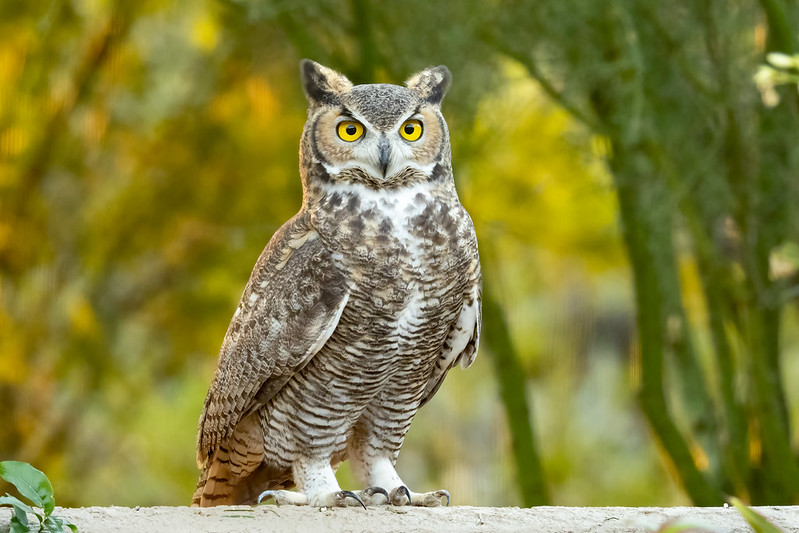
#> input picture images/Great-Horned-Owl-Tucson-800-Mick-Thompson-CC.jpg, 799 x 533 px
$ python graphcut.py images/Great-Horned-Owl-Tucson-800-Mick-Thompson-CC.jpg
#> lines starting #> are read from the running program, lines starting #| are printed output that depends on the picture
### augmentingPath.py
import numpy as np
import queue

def bfs(rGraph, V, s, t, parent):
    q = queue.Queue()
    visited = np.zeros(V, dtype=bool)
    q.put(s)
    visited[s] = True
    parent[s] = -1

    while not q.empty():
        u = q.get()
        for v in range(V):
            if not visited[v] and rGraph[u][v] > 0:
                q.put(v)
                parent[v] = u
                visited[v] = True
    return visited[t]

def dfs(rGraph, V, s, visited):
    stack = [s]
    while stack:
        v = stack.pop()
        if not visited[v]:
            visited[v] = True
            stack.extend([u for u in range(V) if rGraph[v][u] > 0])

def augmentingPath(graph, s, t):
    print("Running augmenting path algorithm")
    rGraph = graph.copy()
    V = len(graph)
    parent = np.zeros(V, dtype='int32')

    while bfs(rGraph, V, s, t, parent):
        pathFlow = float("inf")
        v = t
        while v != s:
            u = parent[v]
            pathFlow = min(pathFlow, rGraph[u][v])
            v = parent[v]

        v = t
        while v != s:
            u = parent[v]
            rGraph[u][v] -= pathFlow
            rGraph[v][u] += pathFlow
            v = parent[v]

    visited = np.zeros(V, dtype=bool)
    dfs(rGraph, V, s, visited)

    cuts = []

    for i in range(V):
        for j in range(V):
            if visited[i] and not visited[j] and graph[i][j] > 0:
                cuts.append((i, j))
    return cuts

# [14 lines that do not run on import are left out]

### graphcut.py
import cv2
import numpy as np
import os
import argparse
from math import exp, pow
from augmentingPath import augmentingPath
from pushRelabel import pushRelabel
from boykovKolmogorov import boykovKolmogorov
from dinics import dinic_algorithm

# np.set_printoptions(threshold=np.inf)
graphCutAlgo = {"ap": augmentingPath,
                "pr": pushRelabel,
                "bk": boykovKolmogorov ,
                "dn": dinic_algorithm}
SIGMA = 30
# LAMBDA = 1
OBJCOLOR, BKGCOLOR = (0, 0, 255), (0, 255, 0)
OBJCODE, BKGCODE = 1, 2
OBJ, BKG = "OBJ", "BKG"

CUTCOLOR = (0, 0, 255)

SOURCE, SINK = -2, -1
SF = 10
LOADSEEDS = False
# drawing = False

def show_image(image):
    windowname = "Segmentation"
    cv2.namedWindow(windowname, cv2.WINDOW_NORMAL)
    cv2.startWindowThread()
    cv2.imshow(windowname, image)
    cv2.waitKey(0)
    cv2.destroyAllWindows()

def plantSeed(image):

    def drawLines(x, y, pixelType):
        if pixelType == OBJ:
            color, code = OBJCOLOR, OBJCODE
        else:
            color, code = BKGCOLOR, BKGCODE
        cv2.circle(image, (x, y), radius, color, thickness)
        cv2.circle(seeds, (x // SF, y // SF), radius // SF, code, thickness)

    def onMouse(event, x, y, flags, pixelType):
        global drawing
        if event == cv2.EVENT_LBUTTONDOWN:
            drawing = True
            drawLines(x, y, pixelType)
        elif event == cv2.EVENT_MOUSEMOVE and drawing:
            drawLines(x, y, pixelType)
        elif event == cv2.EVENT_LBUTTONUP:
            drawing = False

    def paintSeeds(pixelType):
        print(f"Planting {pixelType} seeds")
        global drawing
        drawing = False
        windowname = f"Plant {pixelType} seeds"
        cv2.namedWindow(windowname, cv2.WINDOW_AUTOSIZE)
        cv2.setMouseCallback(windowname, onMouse, pixelType)
        while True:
            cv2.imshow(windowname, image)
            if cv2.waitKey(1) & 0xFF == 27:
                break
        cv2.destroyAllWindows()

    seeds = np.zeros(image.shape, dtype="uint8")
    image = cv2.cvtColor(image, cv2.COLOR_GRAY2RGB)
    image = cv2.resize(image, (0, 0), fx=SF, fy=SF)

    radius = 10
    thickness = -1 # fill the whole circle
    global drawing
    drawing = False

    paintSeeds(OBJ)
    paintSeeds(BKG)
    return seeds, image


# Large when ip - iq < sigma, and small otherwise
def boundaryPenalty(ip, iq):
    bp = 100 * exp(- pow(int(ip) - int(iq), 2) / (2 * pow(SIGMA, 2)))
    return bp

def buildGraph(image):
    V = image.size + 2
    graph = np.zeros((V, V), dtype='int32')
    K = makeNLinks(graph, image)
    seeds, seededImage = plantSeed(image)
    makeTLinks(graph, seeds, K)
    return graph, seededImage

def makeNLinks(graph, image):
    K = -float("inf")
    r, c = image.shape
    for i in range(r):
        for j in range(c):
            x = i * c + j
            if i + 1 < r: # pixel below
                y = (i + 1) * c + j
                bp = boundaryPenalty(image[i][j], image[i + 1][j])
                graph[x][y] = graph[y][x] = bp
                K = max(K, bp)
            if j + 1 < c: # pixel to the right
                y = i * c + j + 1
                bp = boundaryPenalty(image[i][j], image[i][j + 1])
                graph[x][y] = graph[y][x] = bp
                K = max(K, bp)
    return K

def makeTLinks(graph, seeds, K):
    r, c = seeds.shape

    for i in range(r):
        for j in range(c):
            x = i * c + j
            if seeds[i][j] == OBJCODE:
                # graph[x][source] = K
                graph[SOURCE][x] = K
            elif seeds[i][j] == BKGCODE:
                graph[x][SINK] = K
                # [4 lines of commented-out code are left out]

def displayCut(image, cuts):
    def colorPixel(i, j):
        image[i][j] = CUTCOLOR

    r, c = image.shape
    image = cv2.cvtColor(image, cv2.COLOR_GRAY2RGB)
    for c in cuts:
        if c[0] != SOURCE and c[0] != SINK and c[1] != SOURCE and c[1] != SINK:
            colorPixel(c[0] // r, c[0] % r)
            colorPixel(c[1] // r, c[1] % r)
    return image

def imageSegmentation(imagefile, size=(30, 30), algo="ff"):
#> called with size = (30, 30), algo = 'ap'
    pathname = os.path.splitext(imagefile)[0]
    image = cv2.imread(imagefile, cv2.IMREAD_GRAYSCALE)
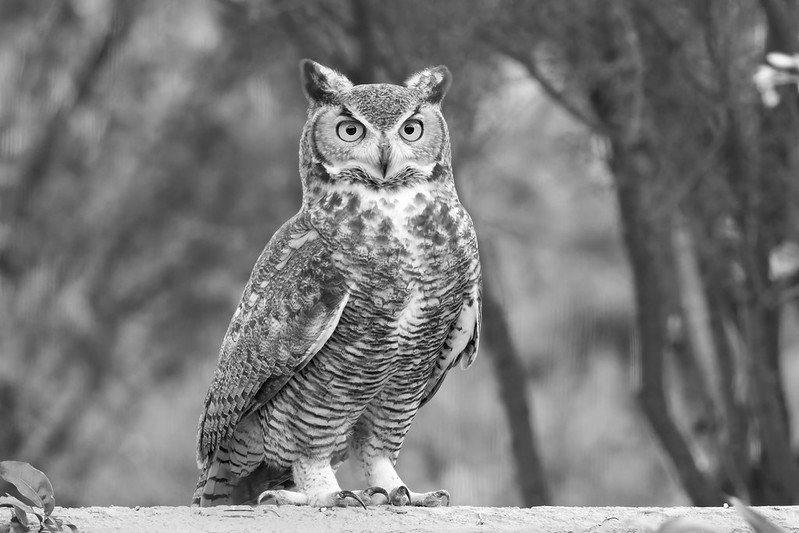
#> image: shape (533, 799); min 0, max 255, mean 120.5
    image = cv2.resize(image, size)
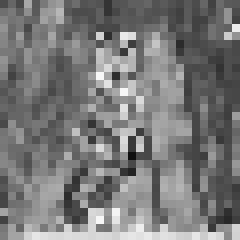
#> image: shape (30, 30) (shown 8 times larger); min 14, max 247, mean 120.2
    graph, seededImage = buildGraph(image)
#> the loop in makeNLinks, `for i in range(r):` made 30 passes
#> after the loop in makeNLinks, `for i in range(r):`:
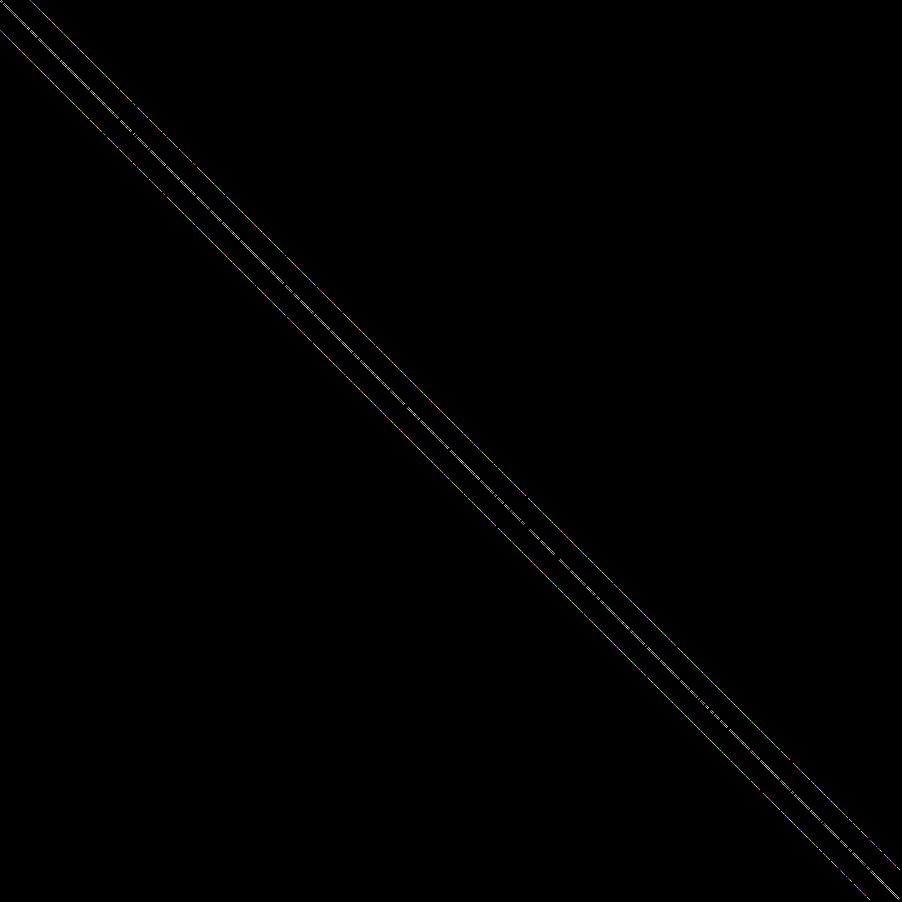
#> graph: shape (902, 902) int32; 70 distinct labels, from 0 to 100; one colour per label, 0 black
#> in plantSeed, `image = cv2.resize(image, (0, 0), fx=SF, fy=SF)`:
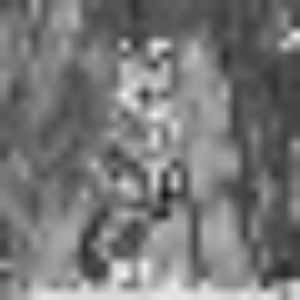
#> image: shape (300, 300, 3); min 19, max 244, mean 120
#> (key Esc is pressed here)
#> (key Enter is pressed here)
#> in buildGraph, `seeds, seededImage = plantSeed(image)`: seeds: shape (30, 30); every value is 0
    cv2.imwrite(pathname + "seeded.jpg", seededImage)

    global SOURCE, SINK
    SOURCE += len(graph)
    SINK   += len(graph)

    cuts = graphCutAlgo[algo](graph, SOURCE, SINK)
#> the loop in dfs, `while stack:` made 1 pass
    print("cuts:")
    print(cuts)
    image = displayCut(image, cuts)
    image = cv2.resize(image, (0, 0), fx=SF, fy=SF)
    show_image(image)
    savename = pathname + "cut.jpg"
    cv2.imwrite(savename, image)
    print(f"Saved image as {savename}")

def parseArgs():
    def algorithm(string):
        if string in graphCutAlgo:
            return string
        raise argparse.ArgumentTypeError(
            f"Algorithm should be one of the following: {', '.join(graphCutAlgo.keys())}")

    parser = argparse.ArgumentParser()
    parser.add_argument("imagefile")
    parser.add_argument("--size", "-s",
                        default=30, type=int,
                        help="Defaults to 30x30")
    parser.add_argument("--algo", "-a", default="ap", type=algorithm)
    return parser.parse_args()

if __name__ == "__main__":
    args = parseArgs()
    imageSegmentation(args.imagefile, (args.size, args.size), args.algo)

$ run again, on images/pexels-kalango-do-cerrado-pic-332678-1051362.jpg
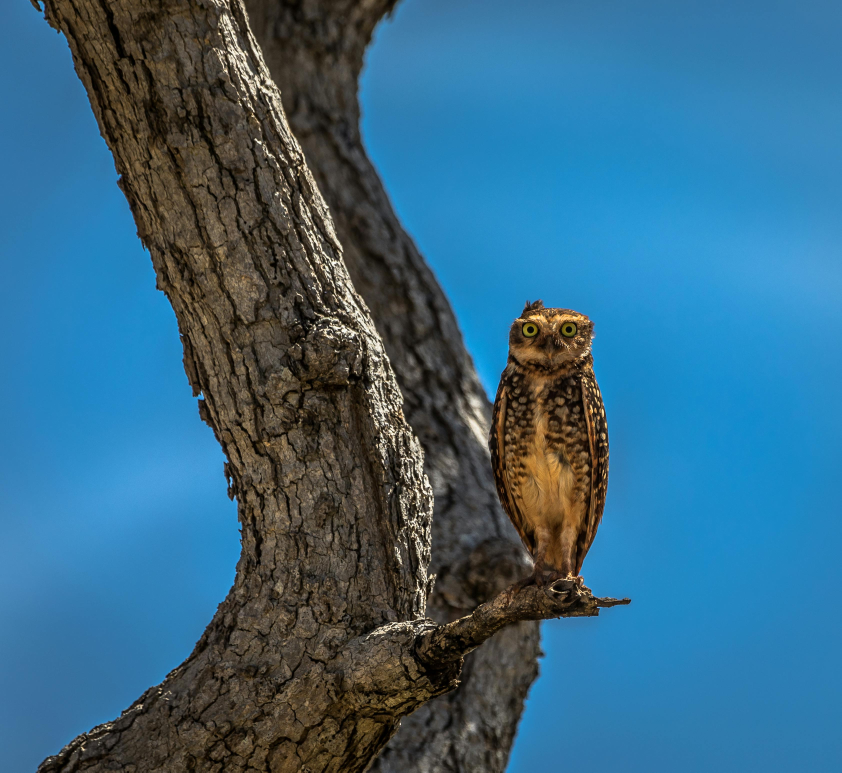
#> input picture images/pexels-kalango-do-cerrado-pic-332678-1051362.jpg, 3365 x 3089 px (shown at 1/4 size)
#> in imageSegmentation, `image = cv2.imread(imagefile, cv2.IMREAD_GRAYSCALE)`:
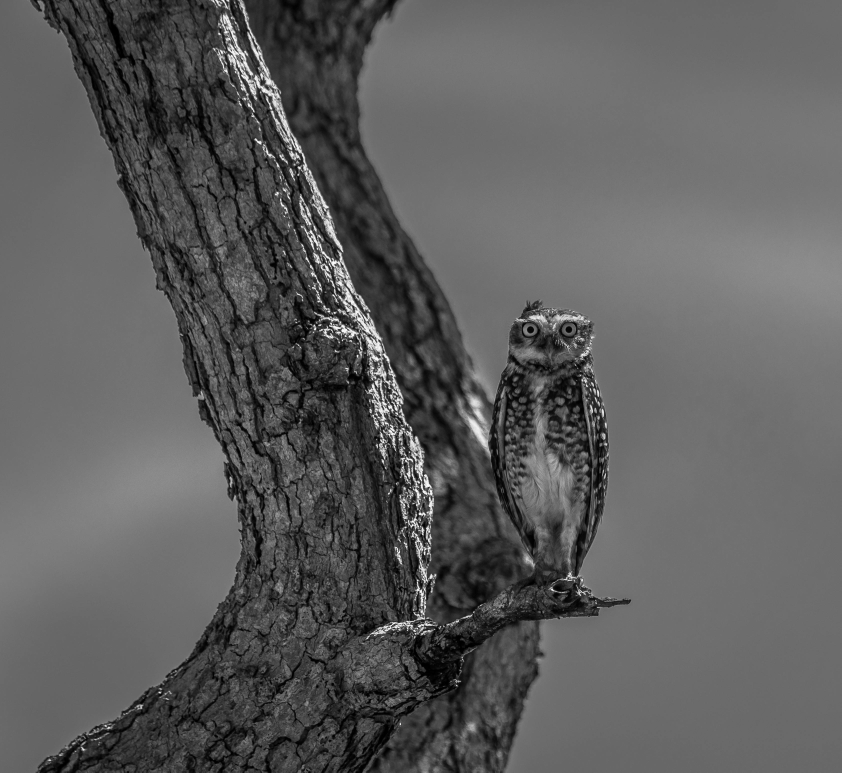
#> image: shape (3089, 3365) (shown at 1/4 size); min 0, max 255, mean 93.1
#> the loop in makeNLinks, `for i in range(r):` made 30 passes
#> in plantSeed, `image = cv2.resize(image, (0, 0), fx=SF, fy=SF)`:
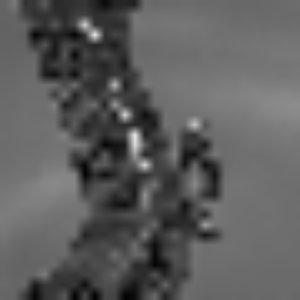
#> image: shape (300, 300, 3); min 3, max 227, mean 92.8
#> seeds: shape (30, 30); every value is 0
#> the loop in dfs, `while stack:` made 1 pass

$ run again, on images/pexels-markb-106685.jpg
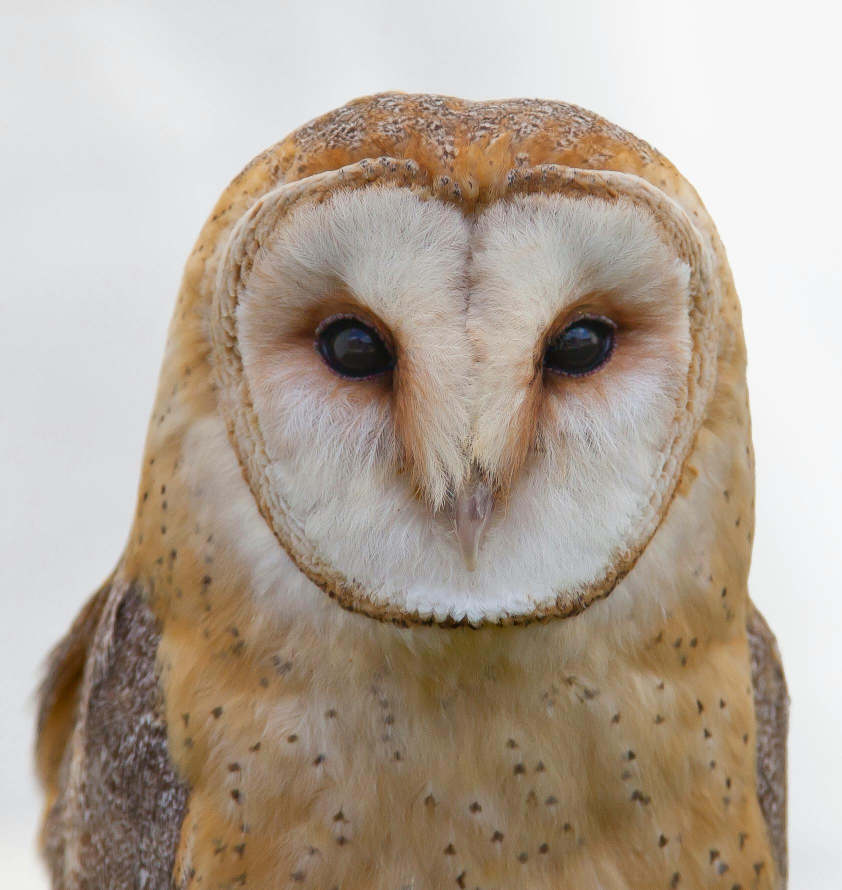
#> input picture images/pexels-markb-106685.jpg, 1683 x 1780 px (shown at 1/2 size)
#> in imageSegmentation, `image = cv2.imread(imagefile, cv2.IMREAD_GRAYSCALE)`:
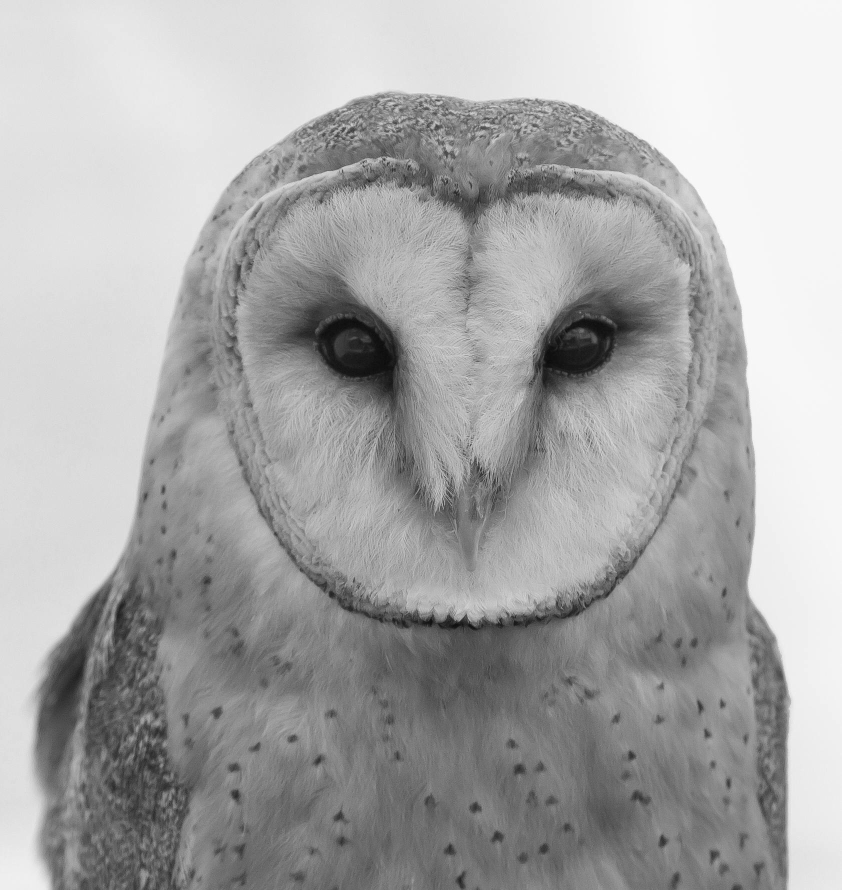
#> image: shape (1780, 1683) (shown at 1/2 size); min 9, max 255, mean 168.2
#> the loop in makeNLinks, `for i in range(r):` made 30 passes
#> in plantSeed, `image = cv2.resize(image, (0, 0), fx=SF, fy=SF)`:
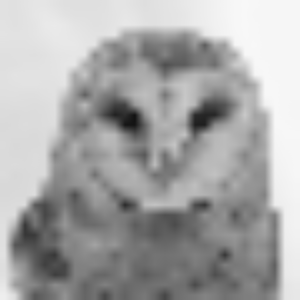
#> image: shape (300, 300, 3); min 18, max 248, mean 167.7
#> seeds: shape (30, 30); every value is 0
#> the loop in dfs, `while stack:` made 1 pass

$ run again, on images/pexels-photostockeditor-1149816.jpg
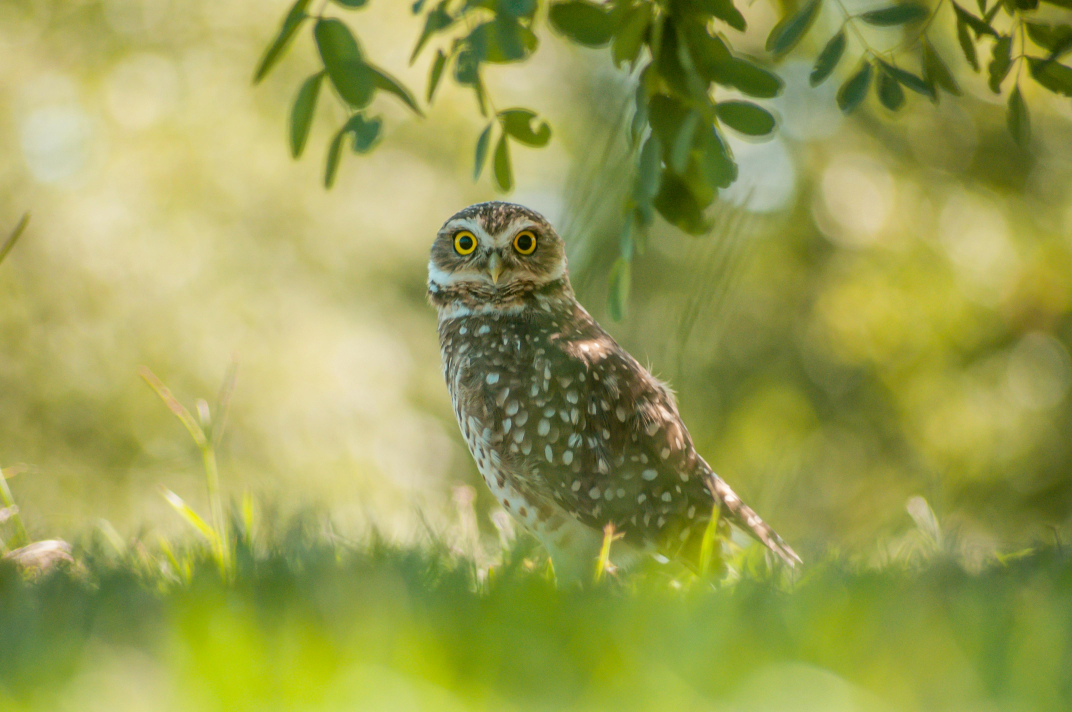
#> input picture images/pexels-photostockeditor-1149816.jpg, 4288 x 2848 px (shown at 1/4 size)
#> in imageSegmentation, `image = cv2.imread(imagefile, cv2.IMREAD_GRAYSCALE)`:
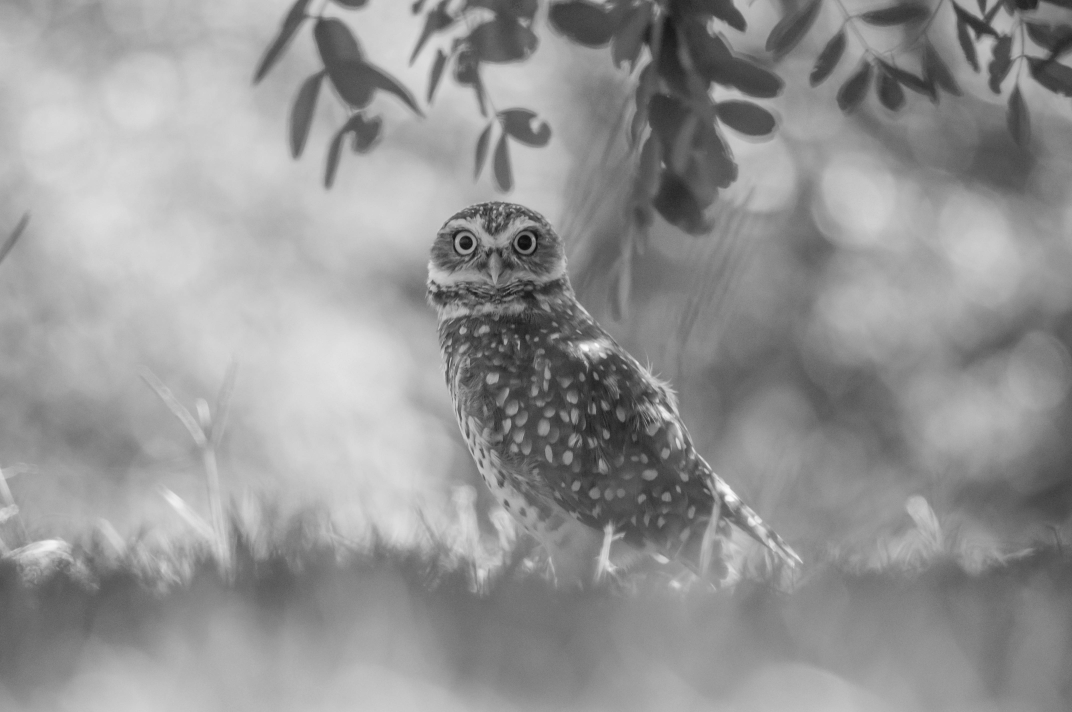
#> image: shape (2848, 4288) (shown at 1/4 size); min 9, max 253, mean 148.2
#> the loop in makeNLinks, `for i in range(r):` made 30 passes
#> in plantSeed, `image = cv2.resize(image, (0, 0), fx=SF, fy=SF)`:
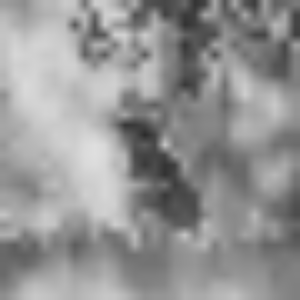
#> image: shape (300, 300, 3); min 44, max 223, mean 147.9
#> seeds: shape (30, 30); every value is 0
#> the loop in dfs, `while stack:` made 1 pass
